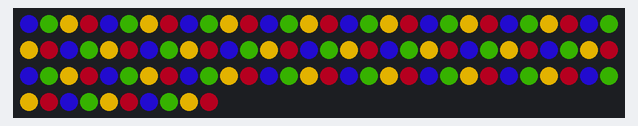
A sketch run on a simulated Arduino Uno, built with avr-gcc and run on an emulated ATmega328P. On the bench: 100 RGB LEDs in strip order, left to right, continuing on the next row. Dim RGB values are drawn brighter than linear; random numbers use the default seed unless the sketch sets one.

Above: at 0.15 s.

The sketch:

stranger_things.ino
```cpp
#include <FastLED.h>
#define DATA_PIN 6  //this is the data pin connected to the LED strip.  If using WS2801 you also need a clock pin
#define NUM_LEDS 100 //change this for the number of LEDs in the strip
#define COLOR_ORDER RGB
#define DELAY_SLOW 500
#define DELAY 250
#define DELAY_FAST 100

#define RED 0x53000F
#define YELLOW 0xD5A700
#define GREEN 0x174C00
#define BLUE 0x190894
#define WHITE 0xEEEEEE
#define OFF 0x000000

#define HIGH_BRIGHTNESS 200
#define LOW_BRIGHTNESS 120

CRGB leds[NUM_LEDS];
//I have a few additional integers in here from different tests.

long RAINBOW[4] = {BLUE, GREEN, YELLOW, RED};

String lookup[NUM_LEDS];

void setup(){
  FastLED.addLeds<WS2811, DATA_PIN, COLOR_ORDER>(leds, NUM_LEDS); //setting up the FastLED

  FastLED.setBrightness(HIGH_BRIGHTNESS);
  lookup[82] = "a";
  lookup[80] = "b";
  lookup[78] = "c";
  lookup[75] = "d";
  lookup[72] = "e";
  lookup[69] = "f";
  lookup[66] = "g";
  lookup[62] = "h";
  lookup[60] = "i";
  lookup[57] = "j";
  lookup[54] = "k";
  lookup[51] = "l";
  lookup[48] = "m";
  lookup[1] = "n";
  lookup[3] = "o";
  lookup[6] = "p";
  lookup[8] = "q";
  lookup[11] = "r";
  lookup[14] = "s";
  lookup[17] = "t";
  lookup[20] = "u";
  lookup[22] = "v";
  lookup[24] = "w";
  lookup[27] = "x";
  lookup[29] = "y";
  lookup[33] = "z";
  lookup[NUM_LEDS] = " ";

  randomSeed(analogRead(0));
}

void loop(){
  doSomething();
  delay(random(4, 10) * 30000);
}

void doSomething(){
  int range = random(100);


  if(range < 45){
    alert();
  } else


  if(range < 100){
    pulse();
  }
}

void sayAnything(){
  int range = random(100);

  if(range < 5){
    speak("the quick brown fox jumped over the lazy dog");
  } else

  if(range < 40){
    speak("help me");
  } else

  if(range < 60){
    speak("behind you");
  } else

  if(range < 80){
    speak("upsidedown");
  } else

  if(range < 100){
    speak("dont blink");
  }


}

void on(){
  for (int i = 0; i < NUM_LEDS; i++) {
    leds[i] = colorAt(i);
  }
  FastLED.show();
  delay(DELAY);
}

void clear(){
  FastLED.clear();
  FastLED.show();
}

void off(){
  clear();
  delay(DELAY);
}

void blink(int led){
  leds[led] = colorAt(led);
  FastLED.show();
  delay(DELAY_SLOW);
  leds[led] = OFF;
  FastLED.show();
  delay(DELAY_SLOW);
}

void speak(String saying){
  off();
  for(int i = 0; i < saying.length(); i++) {
    int led = indexFromLetter(saying.charAt(i));
    blink(led);
  }
  on();
}

void alert(){
  int alertCount = 3;
  for (int n = 0; n < alertCount; n++) {
    off();
    on();
  }
}

void stripe(){
  off();

  int stripeDistance = 4;
  for (int n = 0; n < stripeDistance*3; n++) {
    for (int i = NUM_LEDS; i >= 0 ; i--) {
      if((n+i) % stripeDistance == 0) {
        leds[i] = colorAt(i);
      } else {
        leds[i] = OFF;
      }
    }
    FastLED.show();
    delay(DELAY_FAST);
  }
}


void snake(){
  off();

  int distance = NUM_LEDS*3;

  for (int i = NUM_LEDS; i >= 0; i--) {
    clear();

    int led0 = i % NUM_LEDS;
    int led1 = (i-1) % NUM_LEDS;
    int led2 = (i-2) % NUM_LEDS;
    int led3 = (i-3) % NUM_LEDS;

    leds[led0] = colorAt(led0);
    leds[led1] = colorAt(led1);
    leds[led2] = colorAt(led2);
    leds[led3] = colorAt(led3);

    FastLED.show();
    delay(10);
  }
}

void pulse(){
  on();

  int difference = HIGH_BRIGHTNESS - LOW_BRIGHTNESS;
  int steps = 15;
  int stepSize = difference / steps;

  for (int i=0; i < steps; i++) {
    FastLED.setBrightness(HIGH_BRIGHTNESS - (stepSize*i));
    FastLED.show();
    delay(20);
  }

  for (int i=0; i < steps; i++) {
    FastLED.setBrightness(LOW_BRIGHTNESS + (stepSize*i));
    FastLED.show();
    delay(20);
  }
}

long colorAt(int i){
  return RAINBOW[i % (sizeof(RAINBOW)/sizeof(long))];
}

int indexFromLetter(char letter){
  int index = NUM_LEDS;
  for (int i=0; i<NUM_LEDS; i++) {
    if (letter == lookup[i].charAt(0)) {
      index = i;
      break;
    }
  }
  return index;
}
```
